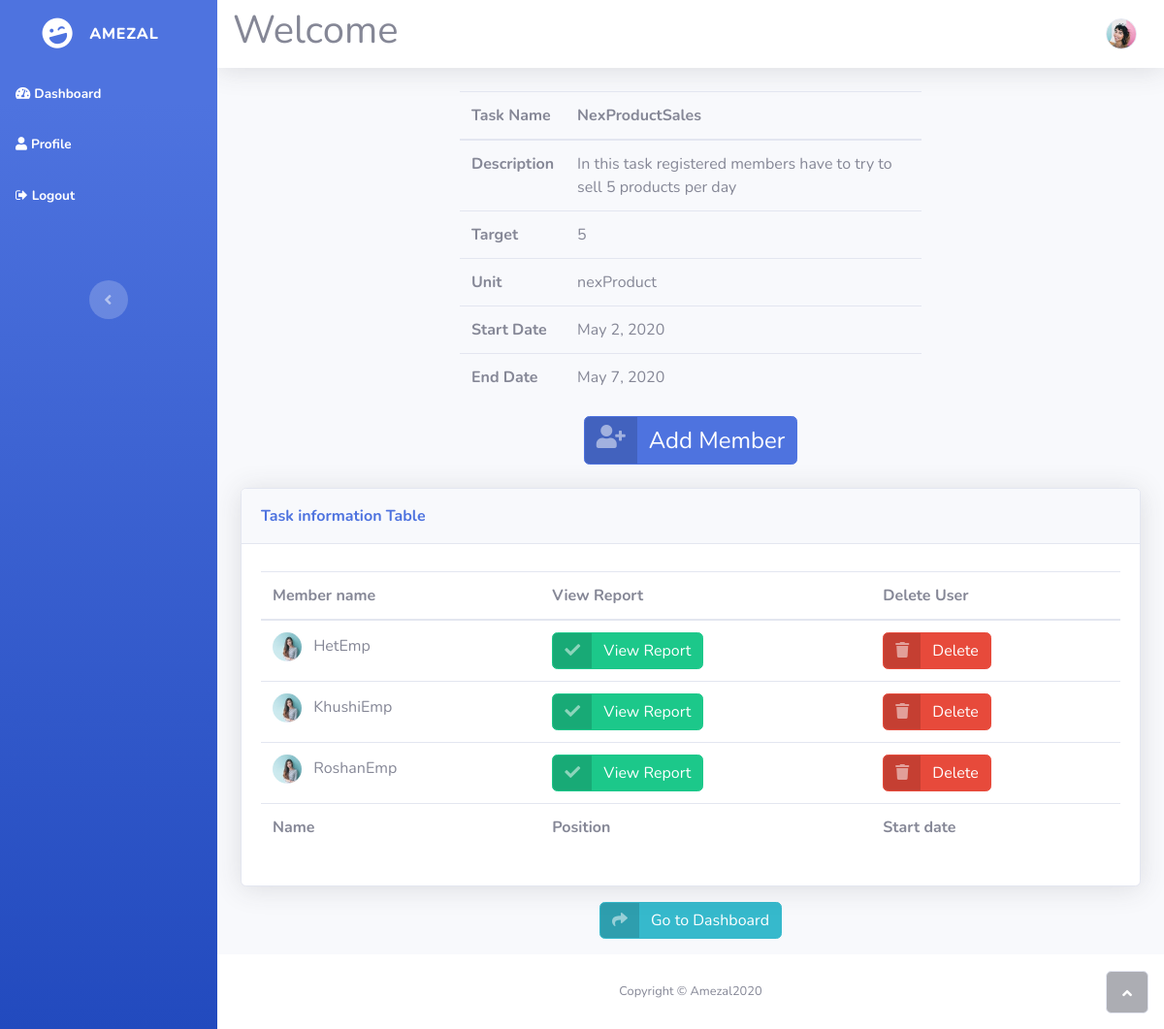
Screenshot of /viewdetails/5/ with the database file from the repository.
### devcal/models.py (models this page shows, shortened)
class Task(models.Model):
    taskname = models.CharField(max_length=50, null=True)
    taskdesc = models.CharField(max_length=300, null=True)
    target = models.IntegerField(null=True)
    unit = models.CharField(max_length=50, null=True)
    startdate = models.DateField(null=True)
    enddate = models.DateField(null=True)
    duration = models.IntegerField(null=True)
    creatorid = models.ForeignKey(Duser, null=True, on_delete=models.SET_NULL, related_name='tasks')

class TaskAssign(models.Model):
    taskid = models.ForeignKey(Task, null=True, on_delete=models.SET_NULL,related_name='taskmembers')
    memberid = models.ForeignKey(Duser, null=True, on_delete=models.SET_NULL)

class Duser(models.Model):
    user = models.OneToOneField(User, null=True, blank=True, on_delete=models.CASCADE,related_name='duser')
    phone = models.CharField(max_length=200, null=True)
    profile_pic = models.ImageField(default="default.jpeg",null=True, blank=True)

### devcal/views.py (the view)
# urls.py: path('viewdetails/<str:pk>/', views.viewdetails, name="viewdetails"),
def viewdetails(request, pk):
    user = request.user
    task = Task.objects.get(id=pk)
    members = task.taskmembers.all()
    context = {'task': task, 'members': members}
    return render(request, 'viewdetails.html', context)

### templates/viewdetails.html (shortened to what this page needs)
{% extends 'base.html' %}
{% load static %}
{% block content %}
    <div class="row">
        <div class="col-xl-6 offset-xl-3">
            <div class="table-responsive">
                <table class="table">
                    <thead>
                    <tr>
                        <th>Task Name</th>
                        <th>{{ task.taskname }}</th>
                    </tr>
                    </thead>
                    <tbody>
                    <tr>
                        <td><strong>Description</strong></td>
                        <td>{{ task.taskdesc }}
                        </td>
                    </tr>
                    <tr>
                        <td><strong>Target</strong></td>
                        <td>{{ task.target }}</td>
                    </tr>
                    <tr>
                        <td><strong>Unit</strong></td>
                        <td>{{ task.unit }}</td>
                    </tr>
                    <tr>
                        <td><strong>Start Date</strong></td>
                        <td>{{ task.startdate }}</td>
                    </tr>
                    <tr>
                        <td><strong>End Date</strong><br></td>
                        <td>{{ task.enddate }}</td>
                    </tr>
                    </tbody>
                </table>
            </div>
        </div>
    </div>
    <div class="container text-center"><a class="btn btn-primary btn-icon-split" role="button"><span
            class="text-white-50 icon"><i class="fas fa-user-plus"
                                          style="font-size: 24px;margin-top: 2px;"></i></span><span
            class="text-white text" style="font-size: 24px;">Add Member</span></a></div>
    <div
            class="container-fluid" style="margin-bottom: 0px;">
        <div class="card shadow">
            <div class="card-header py-3">
                <p class="text-primary m-0 font-weight-bold">Task information Table</p>
            </div>
            <div class="card-body">
                <div class="table-responsive table mt-2" id="dataTable" role="grid" aria-describedby="dataTable_info">
                    <table class="table dataTable my-0" id="dataTable">
                        <thead>
                        <tr>
                            <th>Member name</th>
                            <th>View Report</th>
                            <th>Delete User</th>
                        </tr>
                        </thead>
                        <tbody>
                        {% for member in members %}
                            <tr>
                                <td>
                                    <img class="rounded-circle mr-2" width="30" height="30"
                                         src="{% static 'img/avatars/avatar2.jpeg' %} "> {{ member.memberid.user.username }}
                                <td>
                                    <a class="btn btn-success btn-icon-split" role="button" href="{% url 'report' member.taskid_id member.memberid.user.id %}">
                                        <span class="text-white-50 icon"><i class="fas fa-check"></i></span>
                                        <span class="text-white text">View Report</span>
                                    </a>
                                </td>
                                <td>
                                    <a class="btn btn-danger btn-icon-split" role="button">
                                        <span class="text-white-50 icon"><i class="fas fa-trash"></i></span>
                                        <span class="text-white text">Delete</span>
                                    </a>
                                </td>
                            </tr>
                        {% endfor %}
                        </tbody>
                        <tfoot>
                        <tr>
                            <td><strong>Name</strong></td>
                            <td><strong>Position</strong></td>
                            <td><strong>Start date</strong></td>
                        </tr>
                        </tfoot>
                    </table>
                </div>
            </div>
        </div>
    </div>
    <div class="container text-center" style="margin-top: 16px;margin-bottom: 16px;">
        <a class="btn btn-info btn-icon-split" role="button" href="{% url 'tmdash' %}">
            <span class="text-white-50 icon"><i class="fas fa-share"></i></span>
            <span class="text-white text">Go to Dashboard</span>
        </a>
    </div>
{% endblock %}

### rows the page displays
Task: taskname "NexProductSales", taskdesc "In this task registered members have to try to sell 5 products per day", target "5", unit "nexProduct", startdate "May 2, 2020", enddate "May 7, 2020"
TaskAssign: memberid.user.username "HetEmp"
TaskAssign: memberid.user.username "KhushiEmp"
TaskAssign: memberid.user.username "RoshanEmp"
